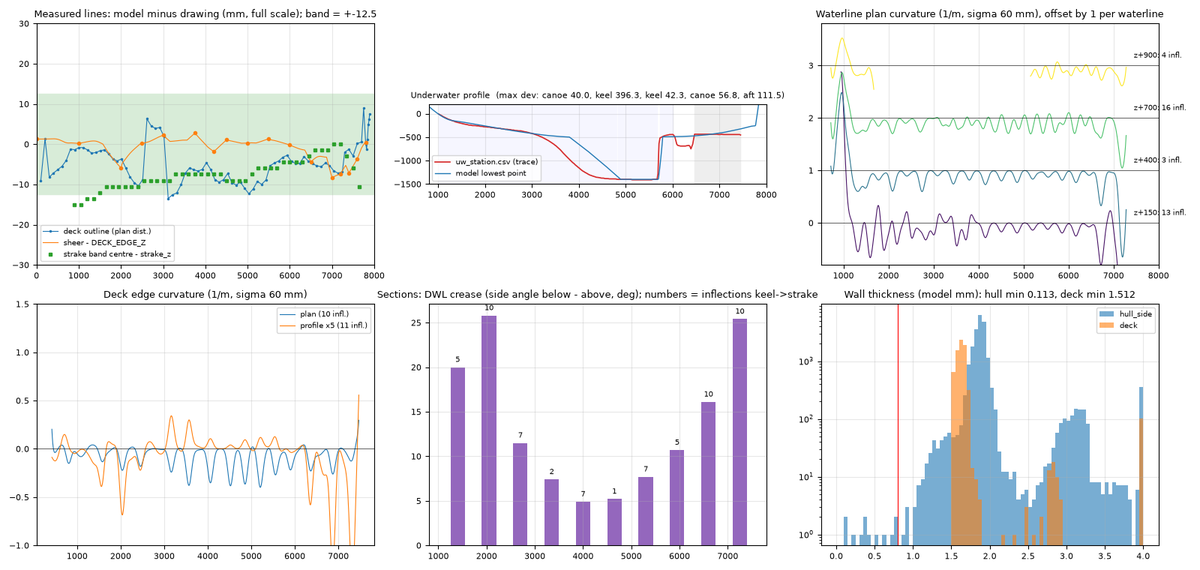
#> input picture v10/arbeid/v10/score/dev/sheet_bottom.png, 1200 x 570 px, given in place of sheet_bottom.png.jpeg, which was not available
$ python redmask.py sheet_bottom.png
#> lines starting #> are read from the running program, lines starting #| are printed output that depends on the picture; after the words box and inside, x2 and y2 are one past the last pixel; in counts of white or black regions, pixels touching at a corner belong together
import sys
import numpy as np
from PIL import Image, ImageOps
from scipy import ndimage as ndi
name = sys.argv[1]
im = ImageOps.exif_transpose(Image.open(f"C:/Users/stig/Documents/Seilbåt/{name}.jpeg")).convert("RGB")
#> im is the input picture: PIL image 1200x570 RGB; mean R, G, B 238.4, 239.1, 240.7
a = np.asarray(im).astype(float)
r, g, b = a[..., 0], a[..., 1], a[..., 2]
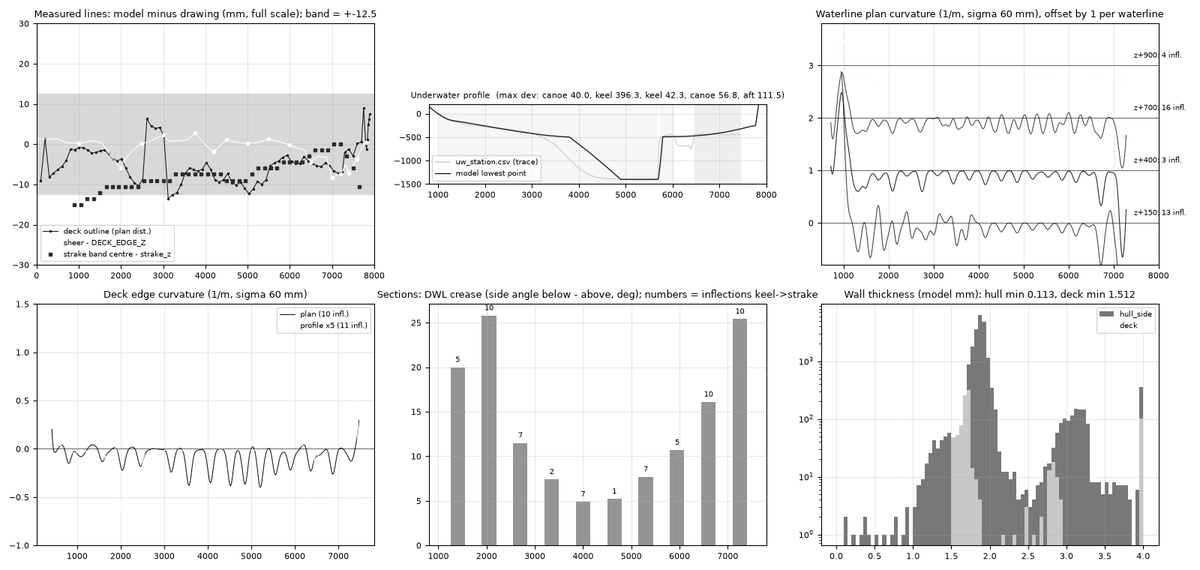
#> r: shape (570, 1200) float64; min 0, max 255, mean 238.4
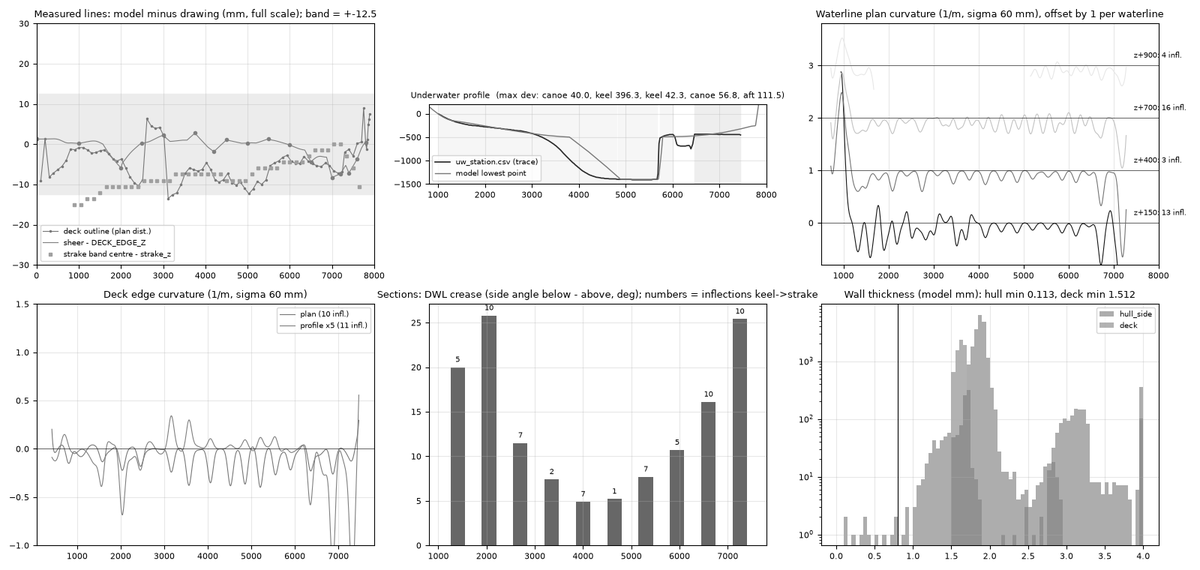
#> g: shape (570, 1200) float64; min 0, max 255, mean 239.1
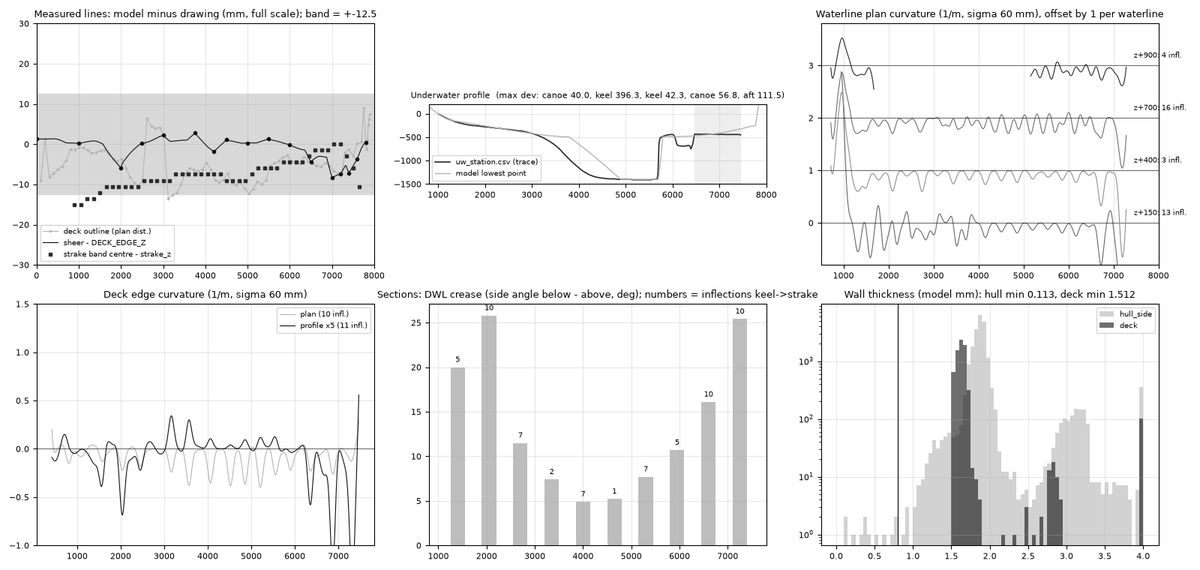
#> b: shape (570, 1200) float64; min 0, max 255, mean 240.7
red = (r > 110) & (r > 1.6 * g) & (r > 1.5 * b)
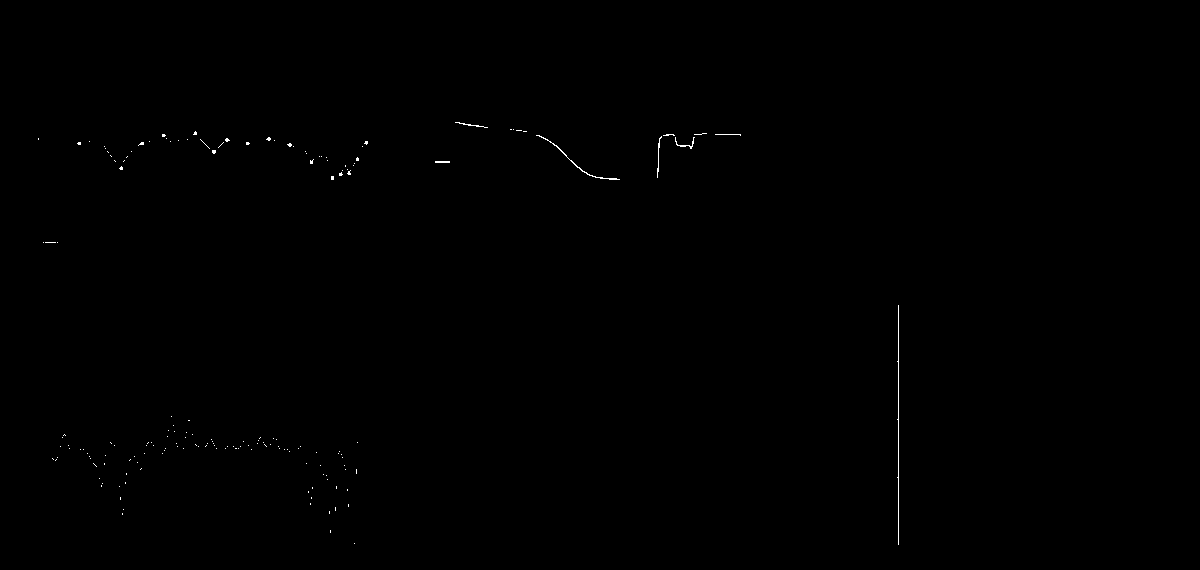
#> red: shape (570, 1200) bool; 0.15% white in thin lines or dots, all inside (x1, y1, x2, y2) = (38, 122, 899, 545)
red = ndi.binary_opening(red, iterations=2)
#> red: shape (570, 1200) bool; every value is 0
lab, n = ndi.label(red)
#> lab: shape (570, 1200) int32; every value is 0
#> n = 0
sizes = ndi.sum(red, lab, range(1, n + 1))
#> sizes = empty array
keep = np.argsort(sizes)[::-1][:3] + 1
#> keep = empty array
#> (the run stopped early here; a loop or call above may not have finished)

$ run again, on v10/arbeid/v10/score/dev/uw_profile.png
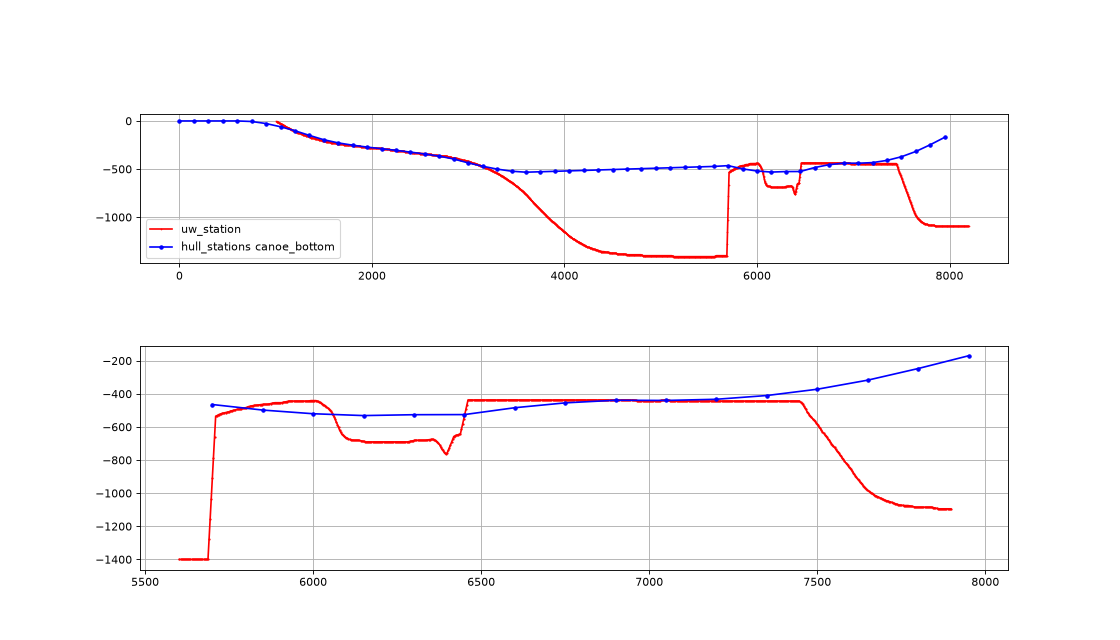
#> input picture v10/arbeid/v10/score/dev/uw_profile.png, 1120 x 640 px, given in place of uw_profile.png.jpeg, which was not available
#> `r, g, b = a[..., 0], a[..., 1], a[..., 2]`:
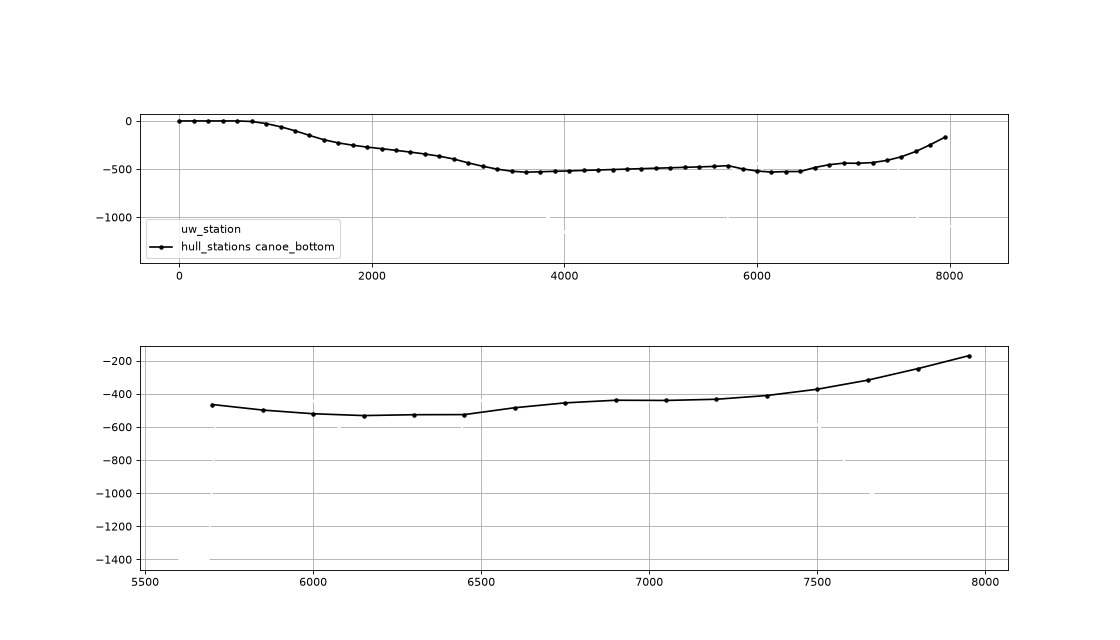
#> r: shape (640, 1120) float64; min 0, max 255, mean 250.7
#> `red = (r > 110) & (r > 1.6 * g) & (r > 1.5 * b)`:
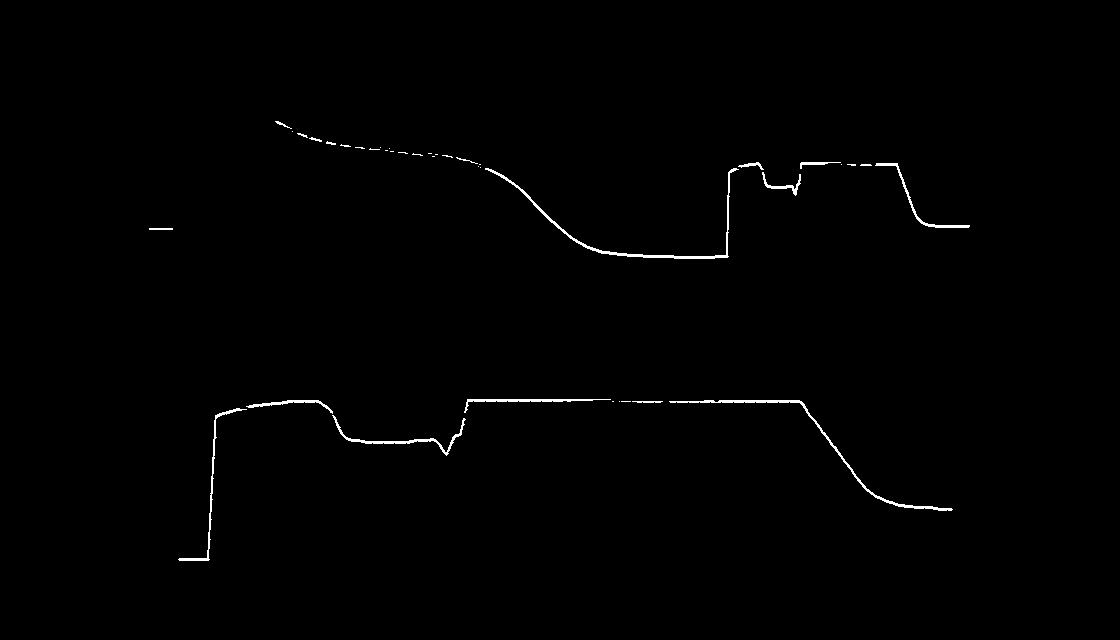
#> red: shape (640, 1120) bool; 0.63% white in thin lines or dots, all inside (x1, y1, x2, y2) = (149, 121, 970, 561)
#> lab: shape (640, 1120) int32; every value is 0
#> n = 0
#> sizes = empty array
